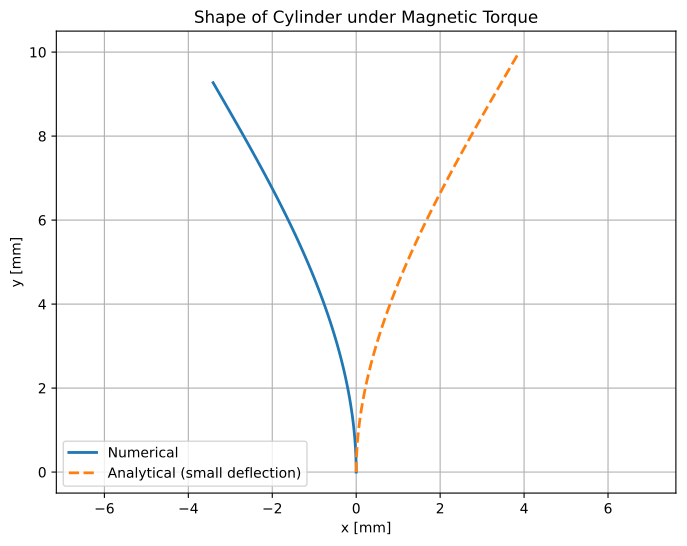

The script that saved this image:
####################################################################
# MagneticTorque.py
#
# Computes the quasi-static equilibrium shape of a hard-magnetic
# elastic rod in a single, fixed uniform
# magnetic field (magnitude B, angle phi), and compares the
# numerical result with the analytical small-deflection solution.
#
# Physics:
#   A thin elastic rod is clamped vertically at its base. Its
#   remanent magnetisation Mr gives a magnetic torque per unit
#   length  w = Mr * A * B * sin(theta - phi)  that tries to align
#   the rod with the applied field. At equilibrium the bending
#   moment balances the magnetic torque:
#
#       EI * theta'' = w * sin(theta - phi)
#       theta(0) = 0      (clamped base)
#       M(L) = 0          (moment-free tip)
#
#   solved as a first-order system in (theta, M):
#       theta' = -M / EI
#       M'     = -w * sin(theta - phi)
#
#   The initial guess is the straight rod (theta = 0, M = 0),
#   so the solution found is the branch connected to the unloaded
#   state. Valid for fields where this branch is stable: at high
#   fields (w*L^2/EI >> 1) the physical solution may snap to a
#   different state that this script cannot find.
#
#   Analytical benchmark (small deflections, sin(theta - phi)
#   approximated by theta - phi and arc length s ~ y):
#       theta(s) = (w/EI) * (L*s - s^2/2)
#       x(s)    = (w/EI) * (L*s^2/2 - s^3/6)
#   Agreement with the numerical solution validates the BVP.
#
# Output:
#   - Plot of the numerical rod shape (x, y) in mm, together with
#     the analytical small-deflection shape.
#   - Saved to MagneticTorque.pdf.
#
# Units: SI throughout (m, Pa, T, A/m).
####################################################################
import numpy as np
from numpy import pi as pi
from scipy.integrate import solve_bvp
from scipy.integrate import cumulative_trapezoid as cumtrapz
import matplotlib.pyplot as plt


# Input parameters
L   = 1e-2     # Length in meters
D   = 1e-3     # Diameter in meters
E   = 1.429e6  # Youngs Modulus in Pa
Mr  = 52e3     # Remanent magnetisation in A/m
B   = 0.02      # Applied magnetic field in T
phi = pi/2     # Angle of applied field in rad, phi = 0 is vertical

EI = E*(pi*D**4)/64      # Flexural rigidity for a long thin cylinder
w  = (Mr*pi*(D/2)**2)*B  # Maximum torque per unit length (N/m)

# ODE system
def ode(s, y):
    theta, M = y
    dtheta_ds = -M / EI
    dM_ds = -w * np.sin(theta - phi)
    return np.array([dtheta_ds, dM_ds])

# Boundary conditions
def bc(ya, yb):
    return np.array([ya[0], yb[1]])  # theta(0) = 0, M(L) = 0

# Initial guess
s = np.linspace(0, L, 100)
theta_guess = np.zeros_like(s)
M_guess = np.zeros_like(s)
y_guess = np.array([theta_guess, M_guess])

# Solve the ODE system
sol = solve_bvp(ode, bc, s, y_guess, tol=1e-6, max_nodes=1000)

# Extract theta(s) and M(s)
s_plot = np.linspace(0, L, 100)
theta_s = sol.sol(s_plot)[0]
M_s = sol.sol(s_plot)[1]

# Compute x(s) and y(s) by integration
x_s = cumtrapz(np.sin(theta_s), s_plot, initial=0)
y_s = cumtrapz(np.cos(theta_s), s_plot, initial=0)

# Analytical solution for small deflections
theta_analytical = (w / EI) * (L * s_plot - s_plot**2 / 2)
x_analytical = (w / EI) * (L * s_plot**2 / 2 - s_plot**3 / 6)
y_analytical = s_plot  # y(s) = s for small deflections

# Plot both solutions
plt.figure(figsize=(8, 6))
plt.plot(1000 * x_s, 1000 * y_s, label='Numerical', linewidth=2)
plt.plot(1000 * x_analytical, 1000 * y_analytical, '--', label='Analytical (small deflection)', linewidth=2)
plt.xlabel('x [mm]')
plt.ylabel('y [mm]')
plt.title('Shape of Cylinder under Magnetic Torque')
plt.axis('equal')
plt.grid(True)
plt.legend()
plt.savefig('MagneticTorque.pdf', format='pdf', dpi=200, bbox_inches='tight')
#plt.show()
